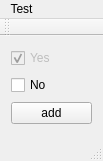
<?xml version="1.0" encoding="UTF-8"?>
<ui version="4.0">
 <class>MainWindow</class>
 <widget class="QMainWindow" name="MainWindow">
  <property name="geometry">
   <rect>
    <x>0</x>
    <y>0</y>
    <width>103</width>
    <height>161</height>
   </rect>
  </property>
  <property name="windowTitle">
   <string>Test</string>
  </property>
  <widget class="QWidget" name="centralWidget">
   <layout class="QVBoxLayout" name="verticalLayout">
    <item>
     <widget class="QCheckBox" name="checkBoxYes">
      <property name="enabled">
       <bool>false</bool>
      </property>
      <property name="text">
       <string>Yes</string>
      </property>
      <property name="checked">
       <bool>true</bool>
      </property>
     </widget>
    </item>
    <item>
     <widget class="QCheckBox" name="checkBoxNo">
      <property name="text">
       <string>No</string>
      </property>
     </widget>
    </item>
    <item>
     <widget class="QPushButton" name="addButton">
      <property name="text">
       <string>add</string>
      </property>
      <property name="iconSize">
       <size>
        <width>16</width>
        <height>16</height>
       </size>
      </property>
     </widget>
    </item>
   </layout>
  </widget>
  <widget class="QMenuBar" name="menuBar">
   <property name="geometry">
    <rect>
     <x>0</x>
     <y>0</y>
     <width>103</width>
     <height>25</height>
    </rect>
   </property>
   <widget class="QMenu" name="menuTest">
    <property name="title">
     <string>Test</string>
    </property>
   </widget>
   <addaction name="menuTest"/>
  </widget>
  <widget class="QToolBar" name="mainToolBar">
   <attribute name="toolBarArea">
    <enum>TopToolBarArea</enum>
   </attribute>
   <attribute name="toolBarBreak">
    <bool>false</bool>
   </attribute>
  </widget>
  <widget class="QStatusBar" name="statusBar"/>
 </widget>
 <layoutdefault spacing="6" margin="11"/>
 <resources/>
 <connections/>
</ui>
